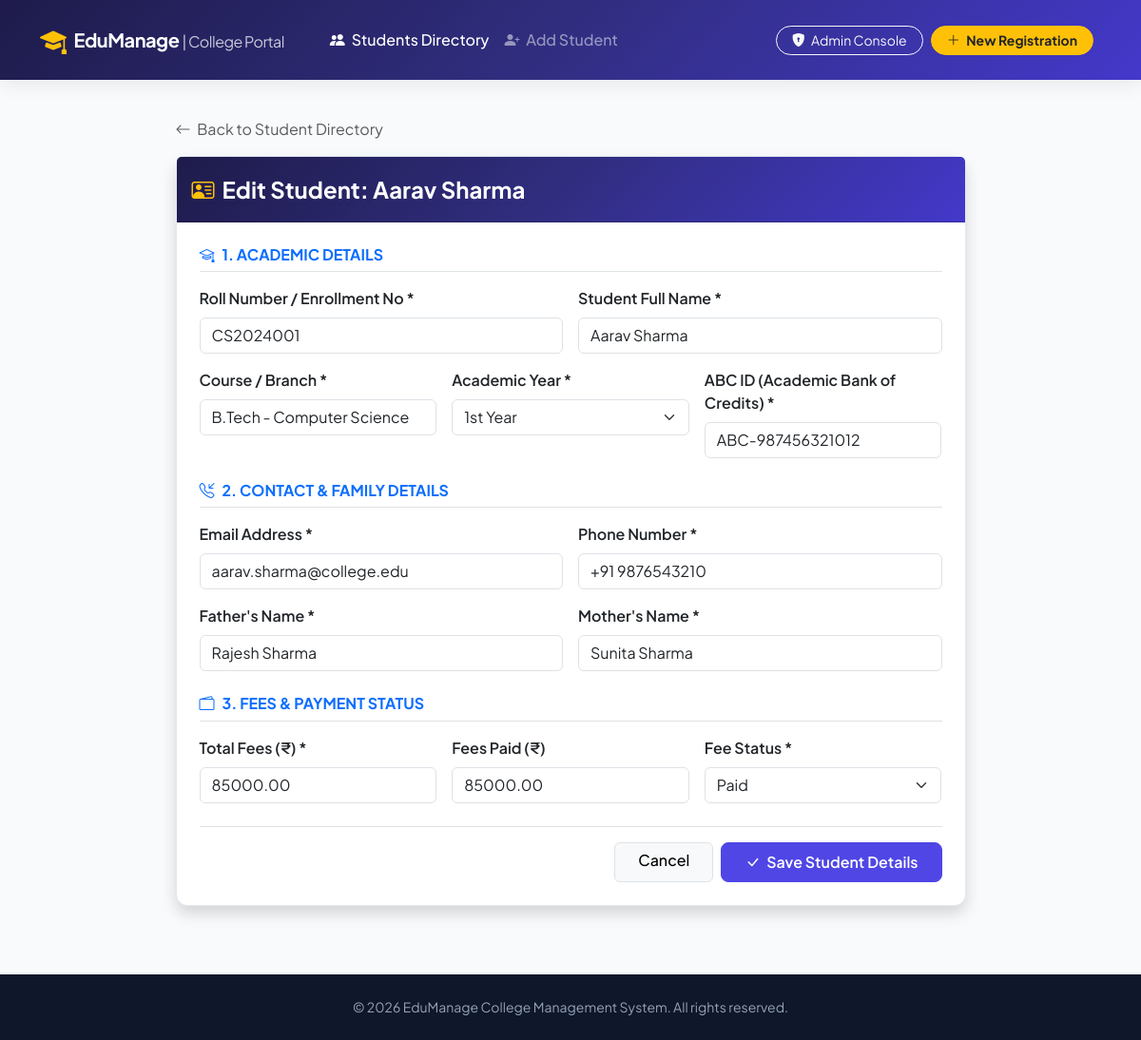
Page /edit/1/ on the committed database.
### students/models.py (models this page shows, shortened)
class Student(models.Model):
    YEAR_CHOICES = [
        ('1st Year', '1st Year'),
        ('2nd Year', '2nd Year'),
        ('3rd Year', '3rd Year'),
        ('4th Year', '4th Year'),
        ('PG - 1st Year', 'PG - 1st Year'),
        ('PG - 2nd Year', 'PG - 2nd Year'),
    ]
    FEE_STATUS_CHOICES = [
        ('Paid', 'Paid'),
        ('Pending', 'Pending'),
        ('Partial', 'Partial'),
    ]
    roll_number = models.CharField(max_length=30, unique=True, verbose_name="Roll Number / Enrollment ID")
    name = models.CharField(max_length=100, verbose_name="Student Name")
    phone = models.CharField(max_length=15, verbose_name="Phone Number")
    email = models.EmailField(max_length=100, verbose_name="Email Address")
    course = models.CharField(max_length=100, verbose_name="Course / Branch")
    academic_year = models.CharField(max_length=50, choices=YEAR_CHOICES, default='1st Year', verbose_name="Academic Year")
    father_name = models.CharField(max_length=100, verbose_name="Father's Name")
    mother_name = models.CharField(max_length=100, verbose_name="Mother's Name")
    abc_id = models.CharField(max_length=50, verbose_name="ABC ID (Academic Bank of Credits)")
    fees = models.DecimalField(max_digits=10, decimal_places=2, default=0.00, verbose_name="Total Fees (₹)")
    fees_paid = models.DecimalField(max_digits=10, decimal_places=2, default=0.00, verbose_name="Fees Paid (₹)")
    fee_status = models.CharField(max_length=20, choices=FEE_STATUS_CHOICES, default='Pending', verbose_name="Fee Status")
    created_at = models.DateTimeField(auto_now_add=True)
    class Meta:
        ordering = ['-created_at']

### students/views.py (the view)
# urls.py: path('edit/<int:pk>/', views.student_update, name='student_edit'),
def student_update(request, pk):
    student = get_object_or_404(Student, pk=pk)
    if request.method == 'POST':
        form = StudentForm(request.POST, instance=student)
        if form.is_valid():
            form.save()
            messages.success(request, f"Student '{student.name}' updated successfully!")
            return redirect('student_list')
        else:
            messages.error(request, "Please correct the errors in the form.")
    else:
        form = StudentForm(instance=student)
    return render(request, 'students/student_form.html', {'form': form, 'student': student, 'title': f'Edit Student: {student.name}'})

### students/templates/students/student_form.html (shortened to what this page needs)
{% extends 'students/base.html' %}
{% block content %}
<div class="row justify-content-center my-4">
    <div class="col-lg-9">
        <div class="mb-3">
            <a href="{% url 'student_list' %}" class="text-decoration-none text-muted">
                <i class="bi bi-arrow-left me-1"></i> Back to Student Directory
            </a>
        </div>
        <div class="card card-custom shadow">
            <div class="card-header bg-gradient-primary text-white py-3">
                <div class="d-flex align-items-center gap-2">
                    <i class="bi bi-person-vcard fs-4 text-warning"></i>
                    <h4 class="mb-0 fw-bold">{{ title }}</h4>
                </div>
            </div>
            <div class="card-body p-4">
                <form method="POST" novalidate>
                    <div class="mb-4">
                        <h6 class="text-primary fw-bold text-uppercase border-bottom pb-2 mb-3">
                            <i class="bi bi-mortarboard me-2"></i>1. Academic Details
                        </h6>
                        <div class="row g-3">
                            <div class="col-md-6">
                                <label class="form-label fw-semibold">Roll Number / Enrollment No *</label>
                                {{ form.roll_number }}
                            </div>
                            <div class="col-md-6">
                                <label class="form-label fw-semibold">Student Full Name *</label>
                                {{ form.name }}
                            </div>
                            <div class="col-md-4">
                                <label class="form-label fw-semibold">Course / Branch *</label>
                                {{ form.course }}
                            </div>
                            <div class="col-md-4">
                                <label class="form-label fw-semibold">Academic Year *</label>
                                {{ form.academic_year }}
                            </div>
                            <div class="col-md-4">
                                <label class="form-label fw-semibold">ABC ID (Academic Bank of Credits) *</label>
                                {{ form.abc_id }}
                            </div>
                        </div>
                    </div>
                    <div class="mb-4">
                        <h6 class="text-primary fw-bold text-uppercase border-bottom pb-2 mb-3">
                            <i class="bi bi-telephone-inbound me-2"></i>2. Contact & Family Details
                        </h6>
                        <div class="row g-3">
                            <div class="col-md-6">
                                <label class="form-label fw-semibold">Email Address *</label>
                                {{ form.email }}
                            </div>
                            <div class="col-md-6">
                                <label class="form-label fw-semibold">Phone Number *</label>
                                {{ form.phone }}
                            </div>
                            <div class="col-md-6">
                                <label class="form-label fw-semibold">Father's Name *</label>
                                {{ form.father_name }}
                            </div>
                            <div class="col-md-6">
                                <label class="form-label fw-semibold">Mother's Name *</label>
                                {{ form.mother_name }}
                            </div>
                        </div>
                    </div>
                    <div class="mb-4">
                        <h6 class="text-primary fw-bold text-uppercase border-bottom pb-2 mb-3">
                            <i class="bi bi-wallet2 me-2"></i>3. Fees & Payment Status
                        </h6>
                        <div class="row g-3">
                            <div class="col-md-4">
                                <label class="form-label fw-semibold">Total Fees (₹) *</label>
                                {{ form.fees }}
                            </div>
                            <div class="col-md-4">
                                <label class="form-label fw-semibold">Fees Paid (₹)</label>
                                {{ form.fees_paid }}
                            </div>
                            <div class="col-md-4">
                                <label class="form-label fw-semibold">Fee Status *</label>
                                {{ form.fee_status }}
                            </div>
                        </div>
                    </div>
                    <div class="pt-3 border-top d-flex gap-2 justify-content-end">
                        <a href="{% url 'student_list' %}" class="btn btn-light border px-4 fw-medium">
                            Cancel
                        </a>
                        <button type="submit" class="btn btn-primary-custom px-4">
                            <i class="bi bi-check-lg me-1"></i> Save Student Details
                        </button>
                    </div>
                </form>
            </div>
        </div>
    </div>
</div>
{% endblock %}

### students/templates/students/base.html (style rules this page uses)
body { font-family: 'Plus Jakarta Sans', sans-serif; background-color: #f8fafc; color: #334155; min-height: 100vh; display: flex; flex-direction: column; }
.bg-gradient-primary { background: linear-gradient(135deg, #1e1b4b 0%, #312e81 50%, #4338ca 100%); }
.card-custom { border: 1px solid #e2e8f0; border-radius: 12px; transition: all 0.25s ease-in-out; background: #ffffff; }
.btn-primary-custom { background: #4f46e5; border-color: #4f46e5; color: white; font-weight: 600; border-radius: 8px; padding: 0.5rem 1.25rem; transition: all 0.2s; }

### rows in the picture
Student: roll_number "CS2024001", name "Aarav Sharma", course "B.Tech - Computer Science", academic_year "1st Year", abc_id "ABC-987456321012", email "aarav.sharma@college.edu", phone "+91 9876543210", father_name "Rajesh Sharma", mother_name "Sunita Sharma", fees "85000.00", fees_paid "85000.00", fee_status "Paid"

### other values in the picture
{{ title }} "Edit Student: Aarav Sharma"
